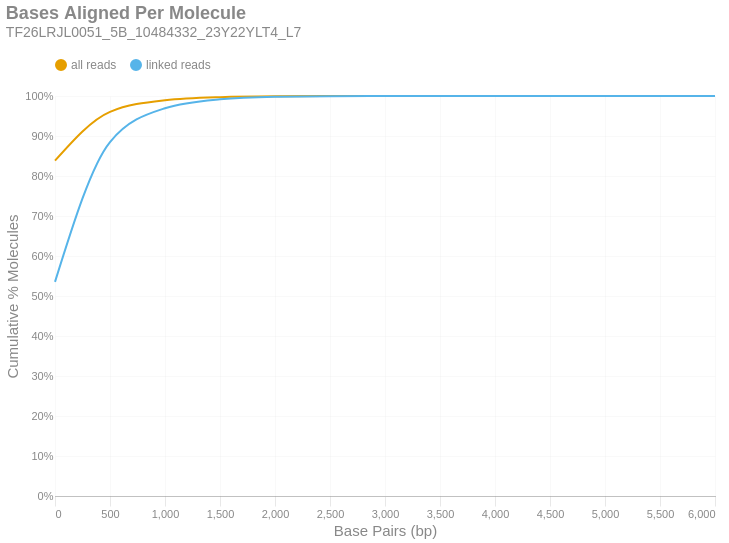

The notebook cell this image was saved under:
### Markdown cell above
### Bases Aligned Per Molecule
This is a cumulative frequency distribution showing the number of base pairs aligned per unique molecule. These data are shown in 500 bp bins. There are two distributions: one with `all reads` (yellow) and another with only `linked reads` (blue). The percent of molecules in the `linked reads` distribution is relative to the total number of linked molecules.

### Code cell
if SKIPLR:
    print_html(f"Skipped")
else:
    binned_df = consolidated_hist(valids['aligned_bp'], mask, 500, True)
    with SafeRender(binned_df):
        (
            density_plot(binned_df, 'Bases Aligned Per Molecule', samplename, 'basesper')
            .encode(
                x=alt.X('bin:Q', title="Base Pairs (bp)").axis(tickMinStep=500).scale(padding=0),
                y=alt.Y('value:Q', title='Cumulative % Molecules')
                    .axis(format='%')
                    .scale(domain = [0,1])
                    .stack(False),
                color=alt.Color("key:N").scale(domain = ["all reads", "linked reads"]),
                tooltip = [
                    alt.Tooltip("key:N", title = "Data Type"),
                    alt.Tooltip("range_label:N", title="Bases Aligned Per Molecule"),
                    alt.Tooltip("value:Q", format = ".2%", title="% Molecules (Cum.)")
                ]
            )
        ).display()

### Figure 1 — Vega-Lite specification as saved in the notebook (floating-point values rounded to 4 significant figures)
{"width": "container", "height": 400, "config": {"title": {"anchor": "start", "dy": -15, "fontSize": 18, "color": "#888888", "subtitleColor": "#888888", "subtitleFontSize": 14}, "arc": {"fill": "#0072B2"}, "axis": {"domainColor": "#888888", "domainWidth": 0.5, "gridWidth": 0.2, "grid": false, "titleFontWeight": 400, "titleFontSize": 15, "labelFontSize": 11, "labelColor": "#888888", "tickColor": "#888888", "tickWidth": 0.2, "titleColor": "#888888"}, "axisBand": {"grid": false}, "axisX": {"grid": true, "tickSize": 10, "domainCap": "round"}, "axisY": {"domain": false, "grid": true, "tickSize": 0, "domainCap": "round"}, "background": "transparent", "header": {"labelFontSize": 15, "labelColor": "#888888", "titleFontSize": 15, "titleFontWeight": 600, "titleColor": "#888888"}, "legend": {"labelFont": "sans-serif", "labelFontSize": 12, "labelColor": "#888888", "symbolSize": 100, "symbolType": "circle", "titleFontSize": 12, "titlePadding": 10, "titleColor": "#888888", "title": null, "orient": "top"}, "range": {"category": ["#E69F00", "#56B4E9", "#009E73", "#F0E442", "#0072B2", "#D55E00", "#CC79A7", "#000000"], "diverging": ["#cfe8f3", "#a2d4ec", "#73bfe2", "#46abdb", "#1696d2", "#12719e"]}, "area": {"fill": "#0072B2", "fillOpacity": 0.7, "line": true, "strokeOpacity": 0.7}, "line": {"color": "#0072B2", "stroke": "#0072B2", "strokeWidth": 2}, "trail": {"color": "#0072B2", "stroke": "#0072B2", "strokeWidth": 0, "size": 1}, "point": {"filled": true, "fillOpacity": 1.0, "size": 95}, "text": {"color": "#888888", "fontSize": 11, "align": "right", "fontWeight": 400, "size": 11}, "bar": {"fill": "#0072B2", "stroke": null}, "view": {"stroke": null, "continuousWidth": 660, "continuousHeight": 400}}, "data": {"name": "data-48272856a6d94e5d377e641c57b08177"}, "mark": {"type": "line", "interpolate": "monotone", "point": {"opacity": 0, "size": 275}}, "encoding": {"color": {"field": "key", "scale": {"domain": ["all reads", "linked reads"]}, "type": "nominal"}, "tooltip": [{"field": "key", "title": "Data Type", "type": "nominal"}, {"field": "range_label", "title": "Bases Aligned Per Molecule", "type": "nominal"}, {"field": "value", "format": ".2%", "title": "% Molecules (Cum.)", "type": "quantitative"}], "x": {"axis": {"tickMinStep": 500}, "field": "bin", "scale": {"padding": 0}, "title": "Base Pairs (bp)", "type": "quantitative"}, "y": {"axis": {"format": "%"}, "field": "value", "scale": {"domain": [0, 1]}, "stack": false, "title": "Cumulative % Molecules", "type": "quantitative"}}, "params": [{"name": "param_c36ac31b6afebe62", "select": {"type": "point", "fields": ["key"]}, "bind": "legend"}], "title": {"text": "Bases Aligned Per Molecule", "subtitle": "TF26LRJL0051_5B_10484332_23Y22YLT4_L7"}, "transform": [{"fold": ["all reads (cumsum)", "linked reads (cumsum)"]}, {"calculate": "replace(datum.key, ' (cumsum)', '')", "as": "key"}, {"filter": {"param": "param_c36ac31b6afebe62"}}], "usermeta": {"embedOptions": {"downloadFileName": "TF26LRJL0051_5B_10484332_23Y22YLT4_L7.basesper"}}, "$schema": "https://vega.github.io/schema/vega-lite/v6.4.1.json", "datasets": {"data-48272856a6d94e5d377e641c57b08177": [{"bin": "0.0", "interval": "0.0-500.0", "all reads": 0.8383, "linked reads": 0.5352, "all reads (cumsum)": 0.8383, "linked reads (cumsum)": 0.5352, "range_label": "0-499"}, {"bin": "500.0", "interval": "500.0-1000.0", "all reads": 0.1221, "linked reads": 0.3496, "all reads (cumsum)": 0.9603, "linked reads (cumsum)": 0.8848, "range_label": "500-999"}, {"bin": "1000.0", "interval": "1000.0-1500.0", "all reads": 0.02913, "linked reads": 0.08454, "all reads (cumsum)": 0.9895, "linked reads (cumsum)": 0.9694, "range_label": "1000-1499"}, {"bin": "1500.0", "interval": "1500.0-2000.0", "all reads": 0.007689, "linked reads": 0.02237, "all reads (cumsum)": 0.9972, "linked reads (cumsum)": 0.9917, "range_label": "1500-1999"}, {"bin": "2000.0", "interval": "2000.0-2500.0", "all reads": 0.002174, "linked reads": 0.006326, "all reads (cumsum)": 0.9993, "linked reads (cumsum)": 0.9981, "range_label": "2000-2499"}, {"bin": "2500.0", "interval": "2500.0-3000.0", "all reads": 0.0004686, "linked reads": 0.001364, "all reads (cumsum)": 0.9998, "linked reads (cumsum)": 0.9994, "range_label": "2500-2999"}, {"bin": "3000.0", "interval": "3000.0-3500.0", "all reads": 0.0001211, "linked reads": 0.0003525, "all reads (cumsum)": 0.9999, "linked reads (cumsum)": 0.9998, "range_label": "3000-3499"}, {"bin": "3500.0", "interval": "3500.0-4000.0", "all reads": 4.9e-05, "linked reads": 0.0001426, "all reads (cumsum)": 1.0, "linked reads (cumsum)": 0.9999, "range_label": "3500-3999"}, {"bin": "4000.0", "interval": "4000.0-4500.0", "all reads": 1.593e-05, "linked reads": 4.636e-05, "all reads (cumsum)": 1.0, "linked reads (cumsum)": 1.0, "range_label": "4000-4499"}, {"bin": "4500.0", "interval": "4500.0-5000.0", "all reads": 4.208e-06, "linked reads": 1.225e-05, "all reads (cumsum)": 1.0, "linked reads (cumsum)": 1.0, "range_label": "4500-4999"}, {"bin": "5000.0", "interval": "5000.0-5500.0", "all reads": 2.104e-06, "linked reads": 6.123e-06, "all reads (cumsum)": 1.0, "linked reads (cumsum)": 1.0, "range_label": "5000-5499"}, {"bin": "5500.0", "interval": "5500.0-6000.0", "all reads": 6.012e-07, "linked reads": 1.749e-06, "all reads (cumsum)": 1.0, "linked reads (cumsum)": 1.0, "range_label": "5500-5999"}, {"bin": "6000.0", "interval": "6000.0-6500.0", "all reads": 9.018e-07, "linked reads": 2.624e-06, "all reads (cumsum)": 1.0, "linked reads (cumsum)": 1.0, "range_label": "6000-6499"}]}}
